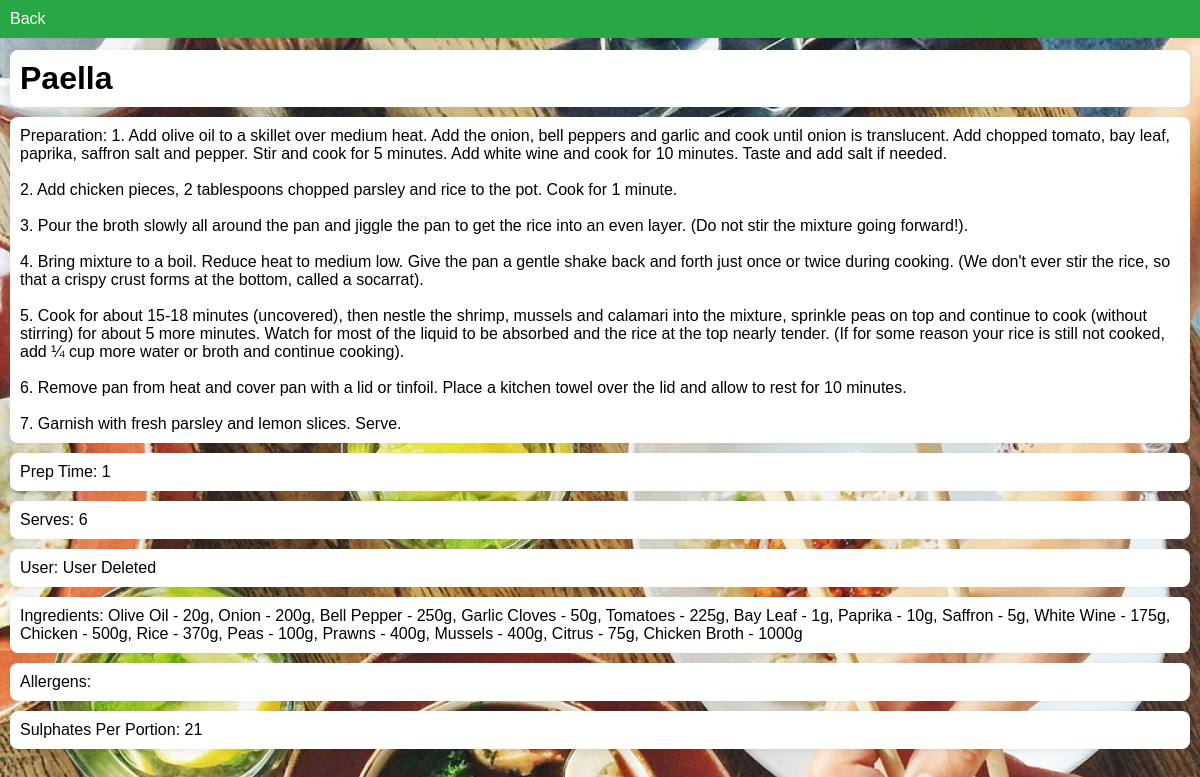
The app's page /recipes/8 (signed in) with its own data.
### recipes/models.py (models this page shows, shortened)
class Recipe(models.Model):
    recipe_id = models.AutoField(primary_key=True)
    user = models.ForeignKey(User,on_delete=models.SET_NULL, null=True)
    recipe_title = models.CharField(max_length=200)
    recipe_ingredients = models.TextField()
    preparation = models.TextField()
    prep_time = models.PositiveIntegerField(default=0)
    serves_num = models.PositiveIntegerField(default=1)
    sulphates_per_portion = models.PositiveIntegerField(default=0)
    allergens = models.CharField(max_length=50, null=True, default = None, blank=True)

### recipes/views.py (the view)
# urls.py: path("<int:recipe_id>", views.view_recipe, name="view_recipe"),
@login_required
def view_recipe(request, recipe_id):
    recipe = get_object_or_404(Recipe, pk=recipe_id)
    return render(request, "recipes/recipe_details.html", {"recipe": recipe})

### recipes/templates/recipes/recipe_details.html (shortened to what this page needs)
<!DOCTYPE html>
<html lang="en">
<head>
    {% load static %}
    <link rel="stylesheet" href="{% static '/css/general.css' %}">
</head>
<body>
    <nav>
        <div>
            <div>
                <a href="{% url 'recipes:view_all_recipes' %}">Back</a>
            </div>
        </div>
    </nav>
    <h1 style="margin-top: 50px;">{{ recipe.recipe_title }}</h1>
    <p>Preparation: {{ recipe.preparation|linebreaksbr }}</p>
    <p>Prep Time: {{ recipe.prep_time }}</p>
    <p>Serves: {{ recipe.serves_num }}</p>
    <p>User:
        {% if recipe.user == None %}
        User Deleted
        {% else %}
        {{ recipe.user.username }}
        {% endif %}</p>
    <p>Ingredients: {{ recipe.recipe_ingredients }}</p>
    <p>Allergens: {{ recipe.allergens }}</p>
    <p>Sulphates Per Portion: {{ recipe.sulphates_per_portion }}</p>
</body>
</html>

### users/static/css/general.css (style rules this page uses)
body { background-image: url("./backgrounds/background1.jpg"); background-size: cover; height: 100vh; }

### recipes/templates/recipes/recipe_details.html (style rules this page uses)
body { font-family: Arial, sans-serif; background-color: #f2f2f2; margin: 0; padding: 0; box-sizing: border-box; }
nav { background-color: #28a745; padding: 10px; box-shadow: 0 0 10px rgba(0, 0, 0, 0.1); position: fixed; top: 0%; left: 0%; width: 100%; }
nav a { text-decoration: none; color: #ffffff; }
h1,p { margin: 10px; padding: 10px; background-color: #fff; border-radius: 8px; box-shadow: 0 0 10px rgba(0, 0, 0, 0.1); }

### records on screen
Recipe: recipe_title "Paella", preparation "1. Add olive oil to a skillet over medium heat. Add the onion, bell peppers and garlic and cook until onion is translucent. Add chopped tomato, bay leaf, paprika, saffron salt and pepper. Stir and cook for 5 minutes. Add white wine and cook for 10 minutes. Taste and add salt if needed. 2. Add chicken pieces, 2 tablespoons chopped parsley and rice to the pot. Cook for 1 minute. 3. Pour the broth slowly all around the pan and jiggle the pan to get the rice into an even layer. (Do not stir the mixture going forward!). 4. Bring mixture to a boil. Reduce heat to medium low. Give the pan a gentle shake back and forth just once or twice during cooking. (We don't ever stir the rice, so that a…", prep_time "1", serves_num "6", recipe_ingredients "Olive Oil - 20g, Onion - 200g, Bell Pepper - 250g, Garlic Cloves - 50g, Tomatoes - 225g, Bay Leaf - 1g, Paprika - 10g, Saffron - 5g, White Wine - 175g, Chicken - 500g, Rice - 370g, Peas - 100g, Prawns - 400g, Mussels - 400g, Citrus - 75g, Chicken Broth - 1000g", sulphates_per_portion "21"
